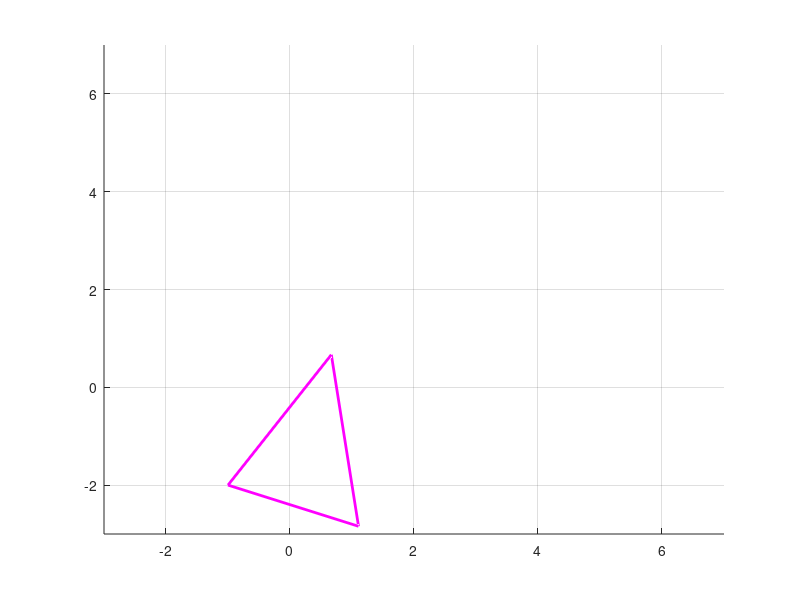
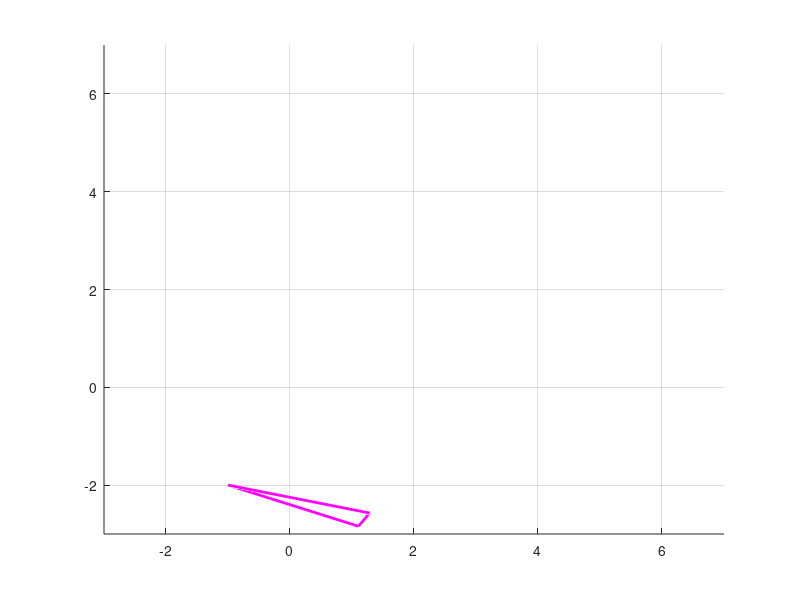

MATLAB code to generate these figures, in order:
%% Sum of Squares

%% Define Variables
X0 = repelem(1, 3)';
X1 = [1,-2,3]';
Y  = [-1,-2,5]';

%% SS : X0 -> X1
figure; hold on; grid on;
xlim([-3, 7]); ylim([-3, 7]); zlim([-3, 7])
h1 = quiver3(0,0,0, Y(1), Y(2), Y(3), 'Color', 'blue', 'LineWidth', 3, 'AutoScale','off');
h2 = text(-1,-2,5,'(-1,-2,5)');
h3 = quiver3(0,0,0, X0(1), X0(2), X0(3), 'Color', 'black', 'LineWidth', 3, 'AutoScale','off');
h4 = text(1,1,1,'(1,1,1)');
[x, y] = meshgrid(-3:7,-3:7); z = 0*x;
h5 = mesh(x,y,z);

pause; % span X space
h6 = plot3([-3, 7], [-3, 7], [-3, 7], ':', 'LineWidth', 3);

pause; % plot yHat
X = X0;
Yhat = X*inv(X'*X)*X'*Y;
h7 = quiver3(0,0,0, Yhat(1),Yhat(2),Yhat(3),'Color', 'green', 'LineWidth', 3, 'AutoScale','off');

pause; % calculate SSE(0)
plot3([Yhat(1), Y(1)], [Yhat(2), Y(2)], [Yhat(3), Y(3)], ...
    'Color', 'magenta', 'LineWidth', 2);
for i = [1,2,3] 
    YhatPast(i) = Yhat(i);
end


pause; % add X1
h8 = quiver3(0,0,0, X1(1), X1(2), X1(3), 'Color', 'black', 'LineWidth', 3, 'AutoScale','off');
h9 = text(1,-2,3,'(1,-2,3)');

pause; % add X2
normals = cross(X0, X1);
[x, y] = meshgrid(-3:7,-3:7);
z = (-x * normals(1) -y * normals(2))/normals(3);
h10 = mesh(x,y,z);

pause; % plot yHat
X = [X0, X1];
Yhat = X*inv(X'*X)*X'*Y;
h11 = quiver3(0,0,0, Yhat(1),Yhat(2),Yhat(3),'Color', 'green', 'LineWidth',3, 'AutoScale','off');

pause; % calculate SSE(0,1)
plot3([Yhat(1), Y(1)], [Yhat(2), Y(2)], [Yhat(3), Y(3)], ...
    'Color', 'magenta', 'LineWidth', 2);

pause; % triangle!
plot3([Yhat(1), YhatPast(1)], [Yhat(2), YhatPast(2)], [Yhat(3), YhatPast(3)], ...
    'Color', 'magenta', 'LineWidth', 2);

pause; % turn off

for i = 1:11
    set(eval(sprintf('h%d', i)),'Visible','off')
end

hold off;


%% SS : X1 -> X0
figure; hold on; grid on;
xlim([-3, 7]); ylim([-3, 7]); zlim([-3, 7])
h1 = quiver3(0,0,0, Y(1), Y(2), Y(3), 'Color', 'blue', 'LineWidth', 3, 'AutoScale','off');
h2 = text(-1,-2,5,'(-1,-2,5)');
h3 = quiver3(0,0,0, X1(1), X1(2), X1(3), 'Color', 'black', 'LineWidth', 3, 'AutoScale','off');
h4 = text(1,-2,3,'(1,-2,3)');
[x, y] = meshgrid(-3:7,-3:7); z = 0*x;
h5 = mesh(x,y,z);

pause; % span X space
h6 = plot3([-1, 2], [2, -4], [-3, 6], ':', 'LineWidth', 3);

pause; % plot yHat
X = X1;
Yhat = X*inv(X'*X)*X'*Y;
h7 = quiver3(0,0,0, Yhat(1),Yhat(2),Yhat(3),'Color', 'green', 'LineWidth', 3, 'AutoScale','off');

pause; % calculate SSE(0)
plot3([Yhat(1), Y(1)], [Yhat(2), Y(2)], [Yhat(3), Y(3)], ...
    'Color', 'magenta', 'LineWidth', 2);
for i = [1,2,3] 
    YhatPast(i) = Yhat(i);
end

pause; % add X1
h8 = quiver3(0,0,0, X0(1), X0(2), X0(3), 'Color', 'black', 'LineWidth', 3, 'AutoScale','off');
h9 = text(1,1,1,'(1,1,1)');

pause; % add X2
normals = cross(X0, X1);
[x, y] = meshgrid(-3:7,-3:7);
z = (-x * normals(1) -y * normals(2))/normals(3);
h10 = mesh(x,y,z);

pause; % plot yHat
X = [X0, X1];
Yhat = X*inv(X'*X)*X'*Y;
h11 = quiver3(0,0,0, Yhat(1),Yhat(2),Yhat(3),'Color', 'green', 'LineWidth',3, 'AutoScale','off');

pause; % calculate SSE(0,1)
plot3([Yhat(1), Y(1)], [Yhat(2), Y(2)], [Yhat(3), Y(3)], ...
    'Color', 'magenta', 'LineWidth', 2);

pause; % triangle!
plot3([Yhat(1), YhatPast(1)], [Yhat(2), YhatPast(2)], [Yhat(3), YhatPast(3)], ...
    'Color', 'magenta', 'LineWidth', 2);

pause; % turn off

for i = 1:11
    set(eval(sprintf('h%d', i)),'Visible','off')
end

hold off;